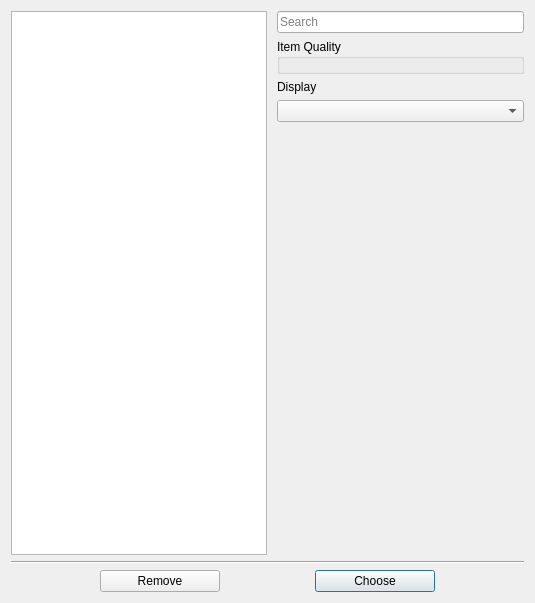
<?xml version="1.0" encoding="UTF-8"?>
<ui version="4.0">
 <class>EquipmentChoiceDialogClass</class>
 <widget class="QDialog" name="EquipmentChoiceDialogClass">
  <property name="geometry">
   <rect>
    <x>0</x>
    <y>0</y>
    <width>535</width>
    <height>603</height>
   </rect>
  </property>
  <property name="windowTitle">
   <string>Equipment Choice</string>
  </property>
  <property name="modal">
   <bool>true</bool>
  </property>
  <layout class="QVBoxLayout" name="verticalLayout">
   <item>
    <layout class="QHBoxLayout" name="horizontalLayout_2">
     <item>
      <widget class="QListWidget" name="listWidgetChoices"/>
     </item>
     <item>
      <layout class="QVBoxLayout" name="verticalLayout_4">
       <property name="leftMargin">
        <number>4</number>
       </property>
       <item>
        <widget class="QLineEdit" name="lineEditSearch">
         <property name="placeholderText">
          <string>Search</string>
         </property>
        </widget>
       </item>
       <item>
        <widget class="QGroupBox" name="groupBoxItemQuality">
         <property name="sizePolicy">
          <sizepolicy hsizetype="Preferred" vsizetype="Preferred">
           <horstretch>0</horstretch>
           <verstretch>0</verstretch>
          </sizepolicy>
         </property>
         <property name="title">
          <string>Item Quality</string>
         </property>
         <layout class="QVBoxLayout" name="verticalLayout_2">
          <property name="leftMargin">
           <number>9</number>
          </property>
          <property name="topMargin">
           <number>6</number>
          </property>
          <property name="rightMargin">
           <number>9</number>
          </property>
          <property name="bottomMargin">
           <number>6</number>
          </property>
         </layout>
        </widget>
       </item>
       <item>
        <widget class="QLabel" name="label">
         <property name="text">
          <string>Display</string>
         </property>
        </widget>
       </item>
       <item>
        <widget class="QComboBox" name="comboBoxDisplay"/>
       </item>
       <item>
        <spacer name="verticalSpacer">
         <property name="orientation">
          <enum>Qt::Vertical</enum>
         </property>
         <property name="sizeHint" stdset="0">
          <size>
           <width>20</width>
           <height>40</height>
          </size>
         </property>
        </spacer>
       </item>
      </layout>
     </item>
    </layout>
   </item>
   <item>
    <widget class="Line" name="line">
     <property name="orientation">
      <enum>Qt::Horizontal</enum>
     </property>
    </widget>
   </item>
   <item>
    <layout class="QHBoxLayout" name="horizontalLayout">
     <item>
      <widget class="QPushButton" name="pushButtonRemove">
       <property name="maximumSize">
        <size>
         <width>120</width>
         <height>16777215</height>
        </size>
       </property>
       <property name="text">
        <string>Remove</string>
       </property>
      </widget>
     </item>
     <item>
      <widget class="QPushButton" name="pushButtonChoose">
       <property name="maximumSize">
        <size>
         <width>120</width>
         <height>16777215</height>
        </size>
       </property>
       <property name="text">
        <string>Choose</string>
       </property>
       <property name="default">
        <bool>true</bool>
       </property>
      </widget>
     </item>
    </layout>
   </item>
  </layout>
 </widget>
 <layoutdefault spacing="6" margin="11"/>
 <resources/>
 <connections/>
</ui>
